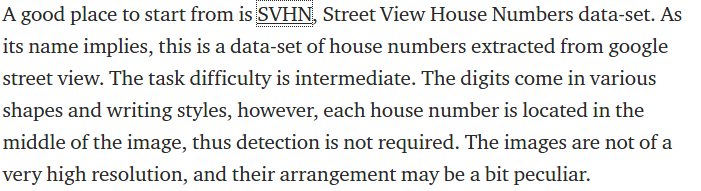
#> input picture tesseract/Plain_Text/Image1.png, 701 x 191 px
$ python tess.py --image Plain_Text/Image1.png
#> lines starting #> are read from the running program, lines starting #| are printed output that depends on the picture
# import the necessary packages
from PIL import Image
import pytesseract
import argparse
import cv2
import os
# construct the argument parse and parse the arguments
ap = argparse.ArgumentParser()
ap.add_argument("-i", "--image", required=True,
	help="path to input image to be OCR'd")
args = ap.parse_args()

# load the example image and convert it to grayscale
image = cv2.imread(args.image)
#> image is the input picture: shape (191, 701, 3); mean B, G, R 231.6, 231.6, 231.6
cv2.imshow("Original Image",image)
gray = cv2.cvtColor(image, cv2.COLOR_BGR2GRAY)
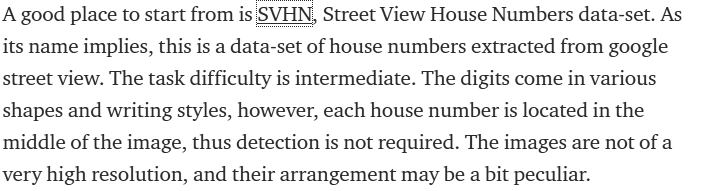
#> gray: shape (191, 701); min 41, max 255, mean 231.6

# Trying thresholding on the image
#if args["preprocess"] == "thresh":
#gray = cv2.threshold(gray, 0, 255,
#	cv2.THRESH_BINARY | cv2.THRESH_OTSU)[1]

"""
# Trying blur
elif args["preprocess"] == "blur":
"""
#gray = cv2.medianBlur(gray, 3)


filename = "{}.png".format(os.getpid())
cv2.imwrite(filename, gray)


#> (the run stopped early here; a loop or call above may not have finished)

$ run again, on tesseract/Plain_Text/image4.png
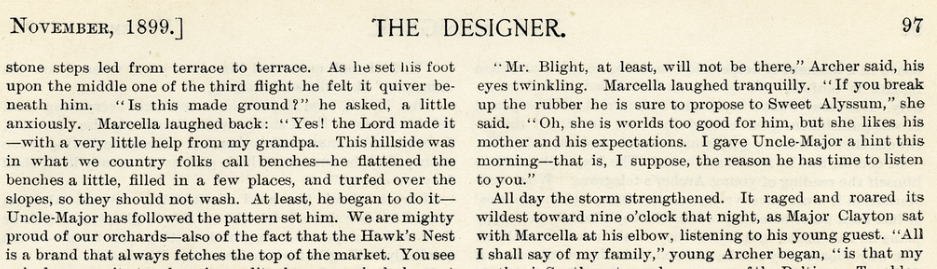
#> input picture tesseract/Plain_Text/image4.png, 937 x 269 px
#> image is the input picture: shape (269, 937, 3); mean B, G, R 197.1, 214.9, 219.8
#> `gray = cv2.cvtColor(image, cv2.COLOR_BGR2GRAY)`:
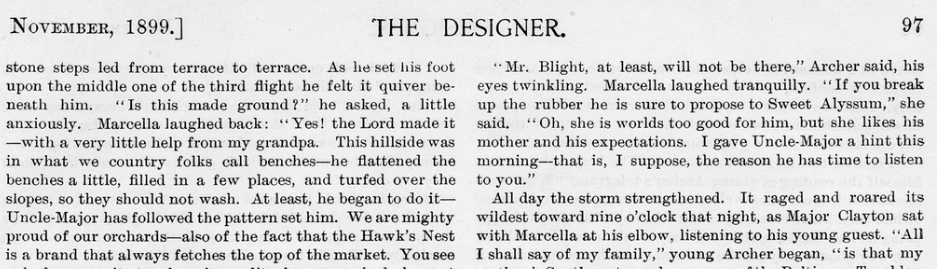
#> gray: shape (269, 937); min 0, max 255, mean 214.3
